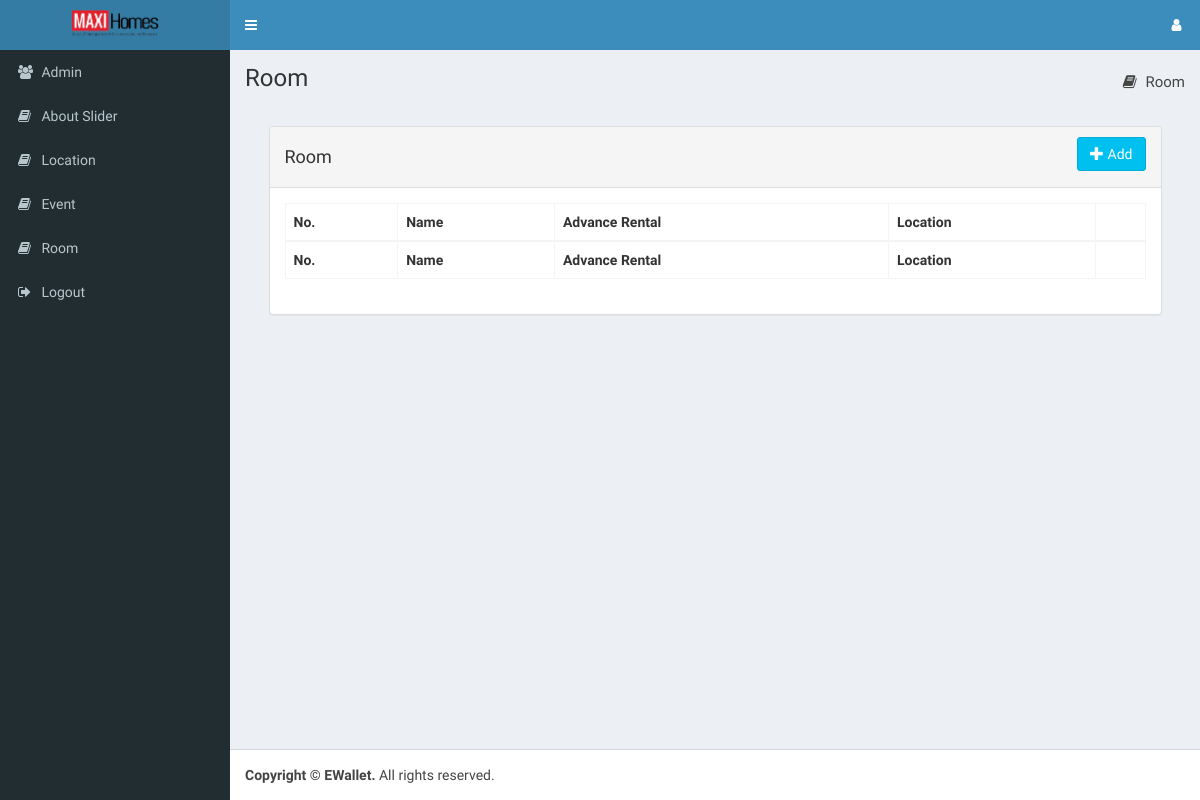
Page /index.php/room/all on the earlier database version.
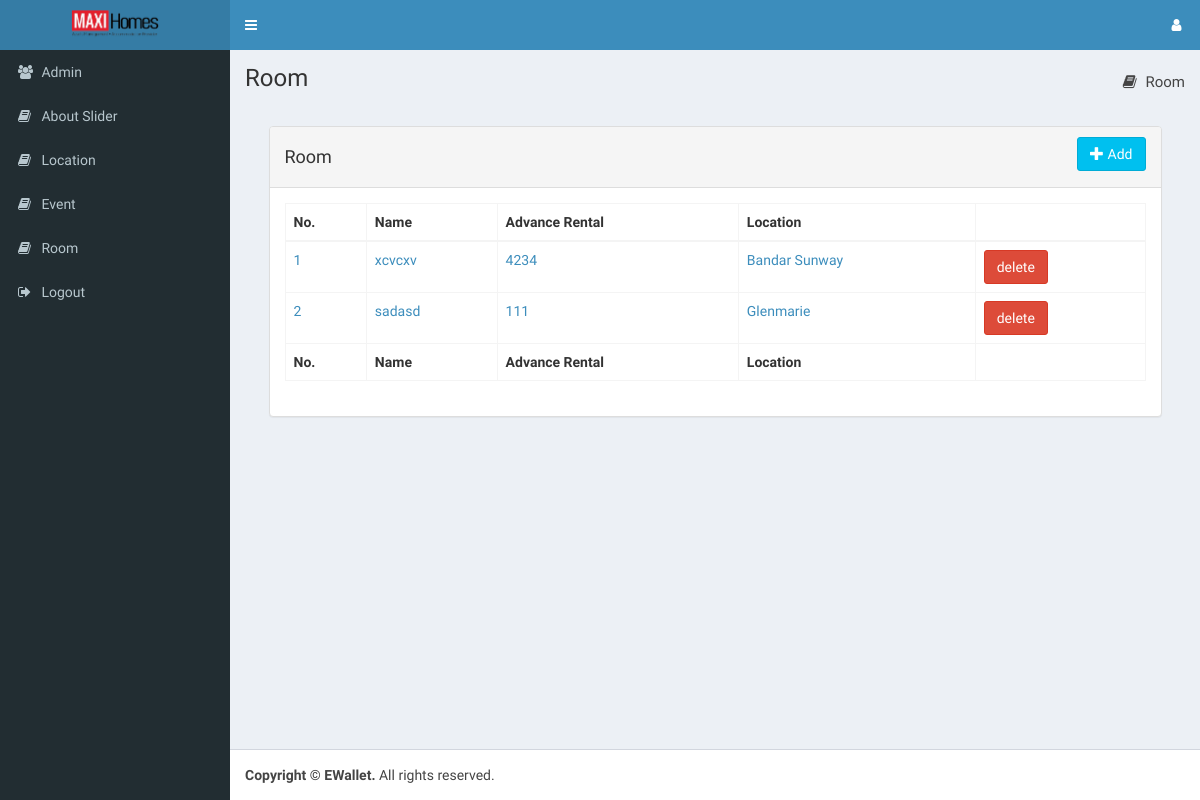
Same page on the later database version.
### tables this page shows
CREATE TABLE `room` (
  `room_id` int(128) NOT NULL,
  `name` varchar(128) NOT NULL,
  `description` longtext NOT NULL,
  `address` varchar(256) NOT NULL,
  `thumbnail` varchar(256) NOT NULL,
  `location_id` int(128) NOT NULL
);

CREATE TABLE `room_price` (
  `room_price_id` int(128) NOT NULL,
  `room_id` int(128) NOT NULL,
  `advance_rental` decimal(10,0) NOT NULL,
  `security_deposit` decimal(10,0) NOT NULL,
  `utilities_deposit` decimal(10,0) NOT NULL,
  `keycard_deposit` decimal(10,2) NOT NULL
);

CREATE TABLE `location` (
  `location_id` int(128) NOT NULL,
  `name` varchar(32) NOT NULL,
  `address` varchar(32) NOT NULL
);

### application/controllers/Room.php (called while the page is built, shortened)
<?php
class Room extends CI_Controller {
    function __construct() {
        $this->load->model("Access_model");
        $this->load->model("Room_model");
        $this->load->model("Location_model");
    }
    function all() {
            $this->page_data['room'] = $this->Room_model->get_all();
            $this->load->view("admin/header", $this->page_data);
            $this->load->view("admin/room/all");
            $this->load->view("admin/footer");
    }
}

### index.php (called while the page is built, shortened)
<?php
require_once BASEPATH.'core/CodeIgniter.php';

### application/models/Room_model.php (called while the page is built, shortened)
<?php
class Room_model extends CI_Model{
    function get_all(){
        $this->db->select('room.*,
            location.name as location,
            room_price.*,
            rental_condition.*');
        $this->db->from('room');
        $this->db->join('location', 'room.location_id = location.location_id');
        $this->db->join('room_price', 'room.room_id = room_price.room_id');
        $this->db->join('rental_condition', 'room.room_id = rental_condition.room_id');
        $query = $this->db->get();
        return $query->result_array();
    }
}

### application/views/admin/room/all.php (the view)
<section class="content-header">
    <h1>
        Room
    </h1>
    <ol class="breadcrumb">
        <li><a href="<?= base_url() ?>Room/all"><i class="fa fa-book"></i> Room</a></li>
    </ol>
</section>
<br>
<section class="content">
    <div class="mediumBox">
        <div class='panel panel-default'>
            <div class='panel-heading'>
                <h4 class="whiteTitle" style='display: inline-block;'> Room</h4>
                <a href='<?php echo site_url('room/add'); ?>' class='btn btn-info pull-right'>
                    <i class='glyphicon glyphicon-plus' ></i> Add</a>
            </div>
            <div class='panel-body'>
                <div id="refreshBox">
                    <table id="data-table" class="table table-bordered table-hover data-table">
                        <thead>
                            <tr>
                                <th>No.</th>
                                <th>Name</th>
                                <th>Advance Rental</th>
                                <th>Location</th>
                                <th></th>
                            </tr>
                        </thead>
                        <tbody>
                            <?php
                            $i = 1;
                            foreach ($room as $row) {
                                ?>
                                <tr>
                                    <td><a href="<?=base_url()?>Room/details/<?=$row["room_id"]?>"><?= $i ?></a></td>
                                    <td><a href="<?=base_url()?>Room/details/<?=$row["room_id"]?>"><?= $row["name"] ?></a></td>
                                    <td><a href="<?=base_url()?>Room/details/<?=$row["room_id"]?>"><?= $row["advance_rental"] ?></a></td>
                                    <td><a href="<?=base_url()?>Room/details/<?=$row["room_id"]?>"><?= $row["location"] ?></a></td>
                                    <td><a class="btn btn-danger" href="<?= base_url(); ?>Room/delete/<?= $row['room_id']; ?>">delete</a>
                            </td>
                                </tr>
                                <?php
                                $i++;
                            }
                            ?>
                        </tbody>
                        <tfoot>
                            <tr>
                                <th>No.</th>
                                <th>Name</th>
                                <th>Advance Rental</th>
                                <th>Location</th>
                                <th></th>
                            </tr>
                        </tfoot>
                    </table>
                </div>
            </div>
        </div>
    </div>
</section>

Differences in the rows shown:
added room: name "xcvcxv", room_price.advance_rental "4234", location.name "Bandar Sunway"
added room: name "sadasd", room_price.advance_rental "111", location.name "Glenmarie"
